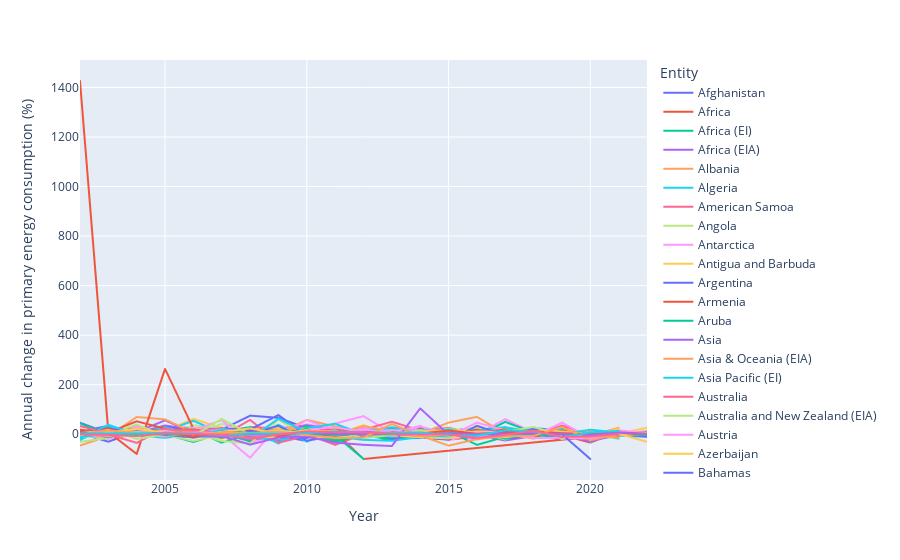

Here is the notebook cell this chart was saved with:
### Code cell
change_ener_consump_gt_2001 = change_ener_consump.query("Year > 2001")
px.line(
    change_ener_consump_gt_2001,
    x="Year",
    y="Annual change in primary energy consumption (%)",
    color="Entity",
)
